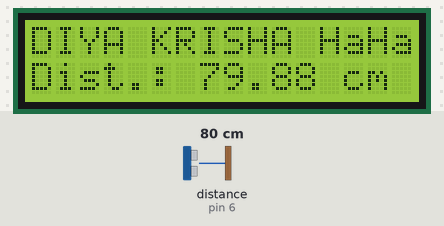
This sketch was run on a simulated Arduino Uno, built with avr-gcc and run on an emulated ATmega328P. Shown: 16×2 character LCD. Wiring (inferred from the names in the program): ultrasonic range finder: trigger pin 7; echo pin 6. The inputs (shaded band) are chosen by the test bench; at power-on: distance to the obstacle (sensor on pin 6) 80 cm. The echo pulse lasts 58.3 µs per cm; what the sketch prints to the serial monitor is not drawn.

Above: at 1.2 s.
1.3 s: distance to the obstacle (sensor on pin 6) set to 2 cm
At 3.4 s:
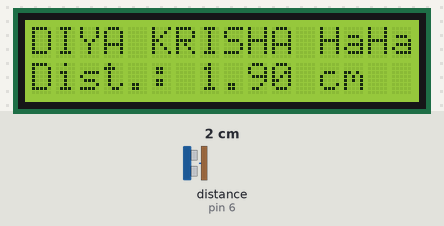
5.6 s: distance to the obstacle (sensor on pin 6) set to 60 cm
At 6.7 s:
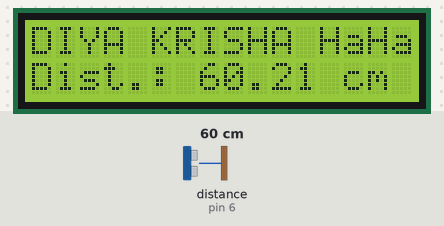
8.5 s: distance to the obstacle (sensor on pin 6) set to 4 cm
At 9.6 s:
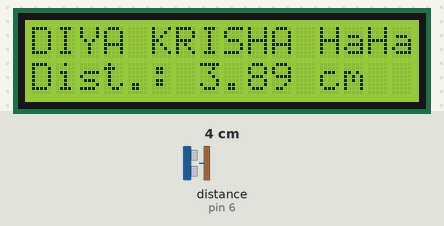
12.8 s: distance to the obstacle (sensor on pin 6) set to 18 cm
At 15.2 s:
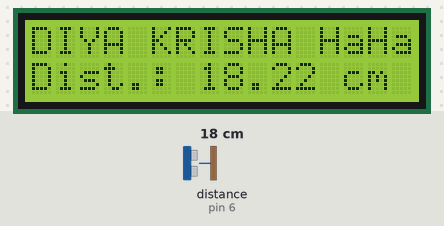
Timing chart, 0 to 16.7 s (numbered marks = the images above; inputs shaded):
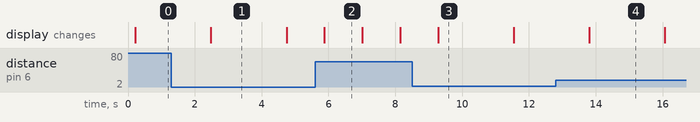

The sketch:

Sensor_with_LCD_Board__Final_.ino
```cpp
#include <Wire.h>
#include <LiquidCrystal_I2C.h>

const int Trig_PIN = 7; // BLUE
const int Echo_PIN = 6; // GREEN

LiquidCrystal_I2C lcd(0x27, 16, 2);

void setup() {

  Serial.begin (115200); // Setting speed that computer connects with circut
  pinMode (Trig_PIN, OUTPUT);
  pinMode (Echo_PIN, INPUT);


  lcd.init();
  lcd.backlight();
  lcd.setCursor (0, 0);
  lcd.print("DIYA KRISHA HaHa");
}

void loop() {

  digitalWrite (Trig_PIN, LOW);               // Starts off - prevents floating
  delayMicroseconds(2);                       // Waits for 2 seconds
  digitalWrite (Trig_PIN, HIGH);              // Turns on - sends a pulse in ECHO pin
  delayMicroseconds (10);                     // Gives some time to get a pulse back - ONLY FIRST PULSE, NOT SECOND
  digitalWrite (Trig_PIN, LOW);

  long duration = pulseIn (Echo_PIN, HIGH);   // Reads just the FIRST PULSE- sends a pulse

  float distance = (duration * 0.0343 ) / 2;  // d = vt / 2
  distance = distance + 0.2;


  Serial.println ("Distance: ");
  Serial.print (distance);
  Serial.println (" cm");
  delay (100);

  lcd.setCursor(0,1);  // Set cursor to first column of second row
  lcd.print("                "); // Print blanks to clear the row
  lcd.setCursor(0,1);   // Set Cursor again to first column of second row
  lcd.print ("Dist.: ");
  lcd.print(distance); // Print measured distance
  lcd.print(" cm");

  delay (1000); // Helps the LCD clear before printing the next value

}
```

Measured:
- after the input at 1.3 s, the display: changes after 1.2 s (image 1)
- after the input at 5.6 s, the display: changes after 0.28 s (image 2)
- after the input at 8.5 s, the display: changes after 0.78 s (image 3)
- after the input at 12.8 s, the display: changes after 1.0 s (image 4)
- what the display in image 1 shows lasts 2.2 s, from 2.5 s to 4.7 s
- what the display in image 2 shows lasts 1.1 s, from 5.9 s to 7.0 s
